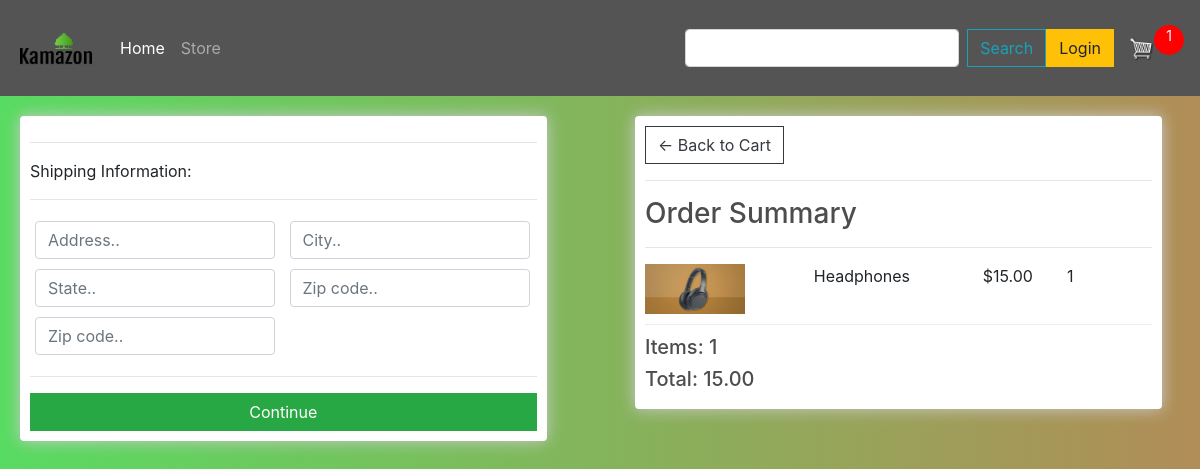
Before: /checkout/ (signed in) with the older database file.
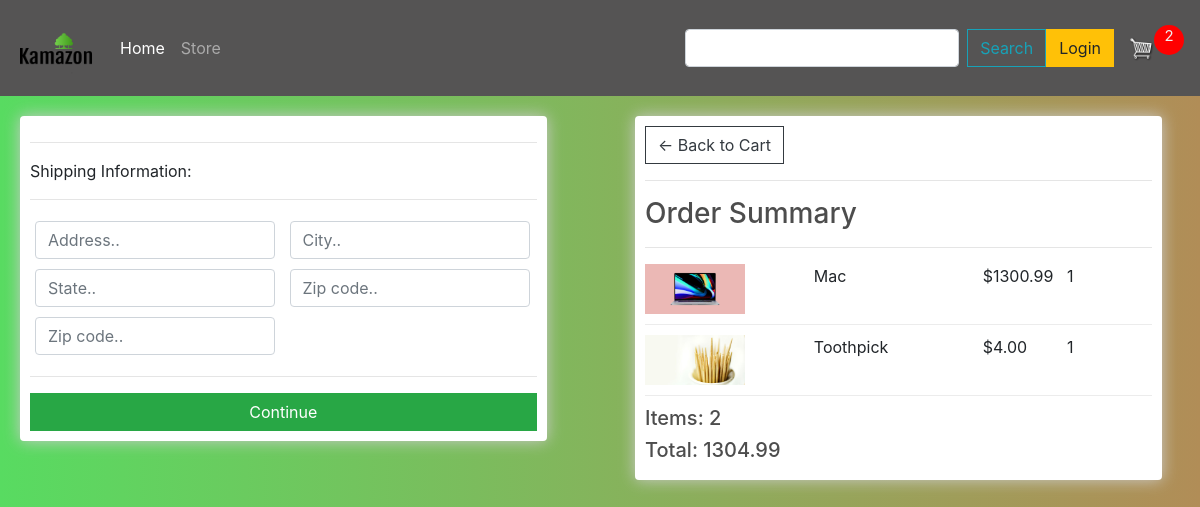
After: the same page with the newer database file.
### store/models.py (models this page shows, shortened)
class OrderItem(models.Model):
    product = models.ForeignKey(Product, on_delete=models.SET_NULL, null=True)
    order = models.ForeignKey(Order, on_delete=models.SET_NULL, null=True)
    quantity = models.IntegerField(default=0, null=True, blank=True)
    date_added = models.DateTimeField(auto_now_add=True)
    @property
    def get_total(self):
        total = self.product.price * self.quantity
        return total

class Product(models.Model):
    name = models.CharField(max_length=200, null=True)
    price = models.DecimalField(max_digits=7, decimal_places=2)
    digital = models.BooleanField(default=False, null=True, blank=False)
    image = models.ImageField(null=True, blank= True)
    @property
    def imageURL(self):
        try:
            url = self.image.url
        except:
            url=''
        return url

class Order(models.Model):
    customer = models.ForeignKey(Customer, on_delete=models.SET_NULL, null=True, blank=True)
    date_ordered = models.DateTimeField(auto_now_add=True)
    complete = models.BooleanField(default = False, null=True, blank=False)
    transaction_id = models.CharField( max_length=100, null= True)
    @property
    def shipping(self):
        shipping = False
        orderitems = self.orderitem_set.all()
        for i in orderitems:
            if i.product.digital == False:
                shipping = True
        return shipping
    @property
    def get_cart_total(self):
        orderitems = self.orderitem_set.all()
        total = sum([item.get_total for item in orderitems])
        return total
    @property
    def get_cart_items(self):
        orderitems = self.orderitem_set.all()
        total = sum([item.quantity for item in orderitems])
        return total

### store/views.py (the view)
# urls.py: path('checkout/', views.checkout, name='checkout'),
def checkout(request):
	data = cartData(request)
	cartItems = data['cartItems']
	order = data['order']
	items = data['items']
	context = {'items':items, 'order':order, 'cartItems':cartItems}
	return render(request, 'store/checkout.html', context)

### store/utils.py (called while the page is built)
def cartData(request):
	if request.user.is_authenticated:
		customer = request.user.customer
		order, created = Order.objects.get_or_create(customer=customer, complete=False)
		items = order.orderitem_set.all()
		cartItems = order.get_cart_items
	else:
		cookieData = cookieCart(request)
		cartItems = cookieData['cartItems']
		order = cookieData['order']
		items = cookieData['items']
	return {'cartItems':cartItems ,'order':order, 'items':items}

### store/templates/store/checkout.html (shortened to what this page needs)
{% extends 'store/main.html' %}
{% load static %}
{% block content %}
     <div class="row">
		<div class="col-lg-6">
			<div class="box-element" id="form-wrapper">
				<form id="form">
					<div id="shipping-info">
						<hr>
						<p>Shipping Information:</p>
						<hr>
						<div class="form-field">
							<input class="form-control" type="text" name="address" placeholder="Address..">
						</div>
						<div class="form-field">
							<input class="form-control" type="text" name="city" placeholder="City..">
						</div>
						<div class="form-field">
							<input class="form-control" type="text" name="state" placeholder="State..">
						</div>
						<div class="form-field">
							<input class="form-control" type="text" name="zipcode" placeholder="Zip code..">
						</div>
						<div class="form-field">
							<input class="form-control" type="text" name="country" placeholder="Zip code..">
						</div>
					</div>
					<hr>
					<input id="form-button" class="btn btn-success btn-block" type="submit" value="Continue">
				</form>
			</div>
			<br>
		</div>
		<div class="col-lg-6">
			<div class="box-element">
				<a  class="btn btn-outline-dark" href="{% url 'cart' %}">&#x2190; Back to Cart</a>
				<hr>
				<h3>Order Summary</h3>
				<hr>
				{% for item in items %}
				<div class="cart-row">
					<div style="flex:2"><img class="row-image" src="{{item.product.imageURL}}"></div>
					<div style="flex:2"><p>{{item.product.name}}</p></div>
					<div style="flex:1"><p>${{item.product.price}}</p></div>
					<div style="flex:1"><p>{{item.quantity}}</p></div>
				</div>
				{% endfor %}
				<h5>Items: {{order.get_cart_items}}</h5>
				<h5>Total:   {{order.get_cart_total|floatformat:2}}</h5>
			</div>
		</div>
	</div>
{% endblock content %}

Changed rows visible on the page:
removed OrderItem: product.imageURL (picture), product.name "Headphones", product.price "15.00", quantity "1"
added OrderItem: product.imageURL (picture), product.name "Mac", product.price "1300.99", quantity "1"
added OrderItem: product.imageURL (picture), product.name "Toothpick", product.price "4.00", quantity "1"
computed for Order: get_cart_items "1" → "2"; get_cart_total "15.00" → "1304.99"
Other visible differences:
{{ cartItems }}: "1" → "2"
